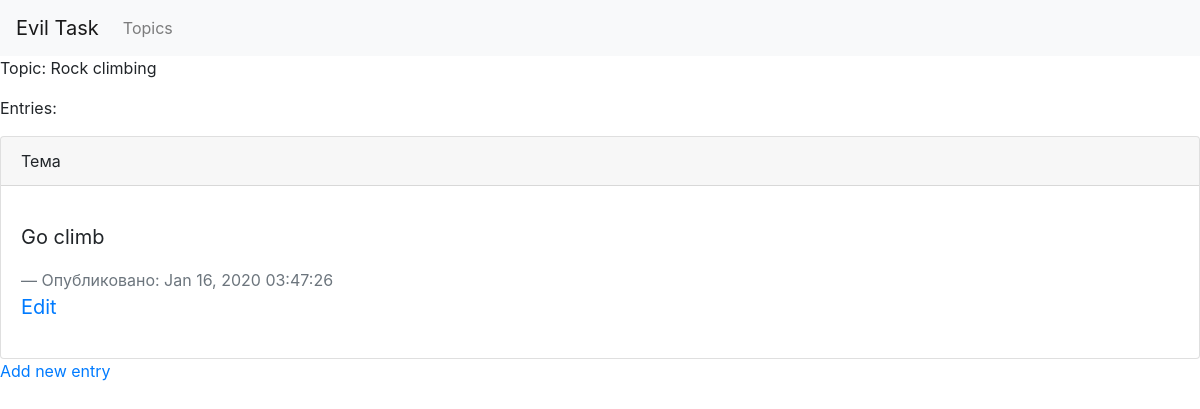
The app's page /topics/2/ with its own data.
### Main/models.py (models this page shows, shortened)
class Topic(models.Model):
    text = models.CharField(max_length=150)
    data_added = models.DateTimeField(auto_now_add=True)
    def __str__(self):
        return self.text

class Entry(models.Model):
    topic = models.ForeignKey(Topic, on_delete=models.CASCADE)
    text = models.TextField()
    data_added = models.DateTimeField(auto_now_add=True)
    class Meta:
        verbose_name_plural = 'entries'

### Main/views.py (the view)
# urls.py: re_path(r'^topics/(?P<topic_id>\d+)/$', get_topic, name='topic'),
def get_topic(requests, topic_id):
    topic = Topic.objects.get(id=topic_id)
    entries = topic.entry_set.order_by('-data_added')
    return render(requests, 'topic.html', context={'topic':topic, 'entries':entries})

### templates/topic.html
{% extends 'base.html' %}
{% block content %}
    <p>Topic: {{ topic }}</p>
    <P>Entries: </P>
    {% for entry in entries %}
        <div class="card">
  <div class="card-header">
    Тема
  </div>
  <div class="card-body">
    <blockquote class="blockquote mb-0">
      <p>{{ entry.text|linebreaks }}</p>
      <footer class="blockquote-footer">Опубликовано: {{ entry.data_added|date:'M d, Y h:i:s'}}</footer>
      <p>
          <a href="{% url 'Main:edit_entry' entry.id %}">Edit</a>
      </p>
    </blockquote>
  </div>
</div>
        {% empty %}
            <li>There are no entries for this topic yet.</li>
    {% endfor %}
    <a href="{% url 'Main:create_entry' topic.id %}">Add new entry</a>
{% endblock %}

### records on screen
Topic: text "Rock climbing"
Entry: text "Go climb", data_added "Jan 16, 2020 03:47:26"
